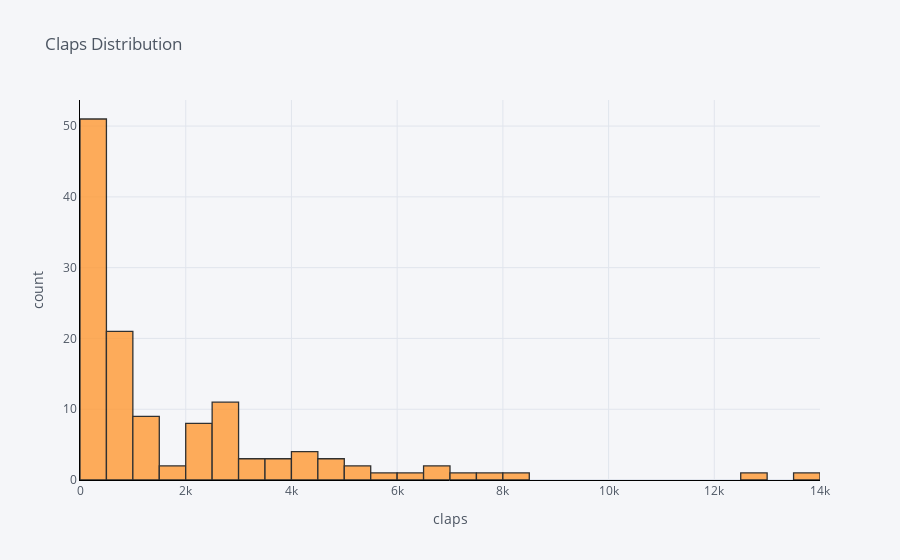

The notebook cell this image was saved under:
### Markdown cell above
### Histograms

### Code cell
df['claps'].iplot(
    kind='hist', 
    bins=30,        # Bins count
    linecolor='black',
    xTitle='claps', 
    yTitle='count', 
    title='Claps Distribution'
)

### Figure 1 — Plotly figure (JSON) as saved in the notebook; plotly's stock layout.template omitted (floating-point values rounded to 4 significant figures)
{"data": [{"histfunc": "count", "histnorm": "", "marker": {"color": "rgba(255, 153, 51, 1.0)", "line": {"color": "#000000", "width": 1.3}}, "name": "claps", "nbinsx": 30, "opacity": 0.8, "orientation": "v", "type": "histogram", "x": [2, 18, 50, 0, 0, 0, 73, 234, 2, 0, 682, 58, 5, 7, 87, 23, 4, 113, 8, 17, 8, 4800, 2700, 72, 123, 857, 186, 11, 119, 2000, 4100, 59, 2700, 77, 14, 7000, 1200, 275, 1600, 1600, 1000, 4300, 4980, 12900, 223, 4900, 101, 5900, 548, 895, 6700, 6500, 2700, 1100, 2900, 2600, 2800, 5300, 1300, 1000, 7900, 364, 13500, 4100, 2200, 3900, 6300, 8200, 1300, 5400, 2300, 2700, 2100, 707, 650, 2700, 4100, 822, 830, 3700, 653, 657, 1100, 2800, 3100, 792, 222, 3300, 315, 2500, 976, 2000, 1000, 3200, 651, 2300, 809, 745, 587, 818, 2200, 1300, 630, 2600, 2000, 3600, 440, 728, 893, 205, 529, 121, 361, 31, 0, 24, 0, 5, 6, 0, 424, 443, 412, 329, 309, 75]}], "layout": {"barmode": "overlay", "legend": {"bgcolor": "#F5F6F9", "font": {"color": "#4D5663"}}, "paper_bgcolor": "#F5F6F9", "plot_bgcolor": "#F5F6F9", "title": {"font": {"color": "#4D5663"}, "text": "Claps Distribution"}, "xaxis": {"gridcolor": "#E1E5ED", "linecolor": "black", "showgrid": true, "tickfont": {"color": "#4D5663"}, "title": {"font": {"color": "#4D5663"}, "text": "claps"}, "zerolinecolor": "#E1E5ED"}, "yaxis": {"gridcolor": "#E1E5ED", "linecolor": "black", "showgrid": true, "tickfont": {"color": "#4D5663"}, "title": {"font": {"color": "#4D5663"}, "text": "count"}, "zerolinecolor": "#E1E5ED"}}}
